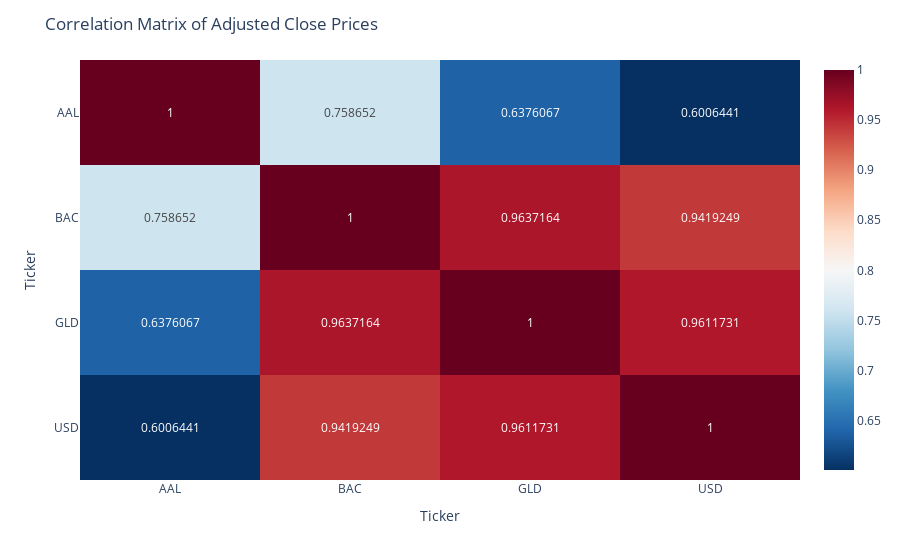

The cell this chart's notebook holds for it:
### Code cell
corr = ex_df.corr()
# fig = px.imshow(ex_df,
                
fig = px.imshow(corr, text_auto=True, aspect="auto", color_continuous_scale='RdBu_r')
fig.update_layout(title='Correlation Matrix of Adjusted Close Prices')
fig.show()

### Figure 1 — Plotly figure (JSON) as saved in the notebook; plotly's stock layout.template omitted (floating-point values rounded to 4 significant figures)
{"data": [{"coloraxis": "coloraxis", "hovertemplate": "Ticker: %{x}<br>Ticker: %{y}<br>color: %{z}<extra></extra>", "name": "0", "texttemplate": "%{z}", "type": "heatmap", "x": ["AAL", "BAC", "GLD", "USD"], "xaxis": "x", "y": ["AAL", "BAC", "GLD", "USD"], "yaxis": "y", "z": [[1, 0.7587, 0.6376, 0.6006], [0.7587, 1, 0.9637, 0.9419], [0.6376, 0.9637, 1, 0.9612], [0.6006, 0.9419, 0.9612, 1]]}], "layout": {"coloraxis": {"colorscale": [[0, "rgb(5,48,97)"], [0.1, "rgb(33,102,172)"], [0.2, "rgb(67,147,195)"], [0.3, "rgb(146,197,222)"], [0.4, "rgb(209,229,240)"], [0.5, "rgb(247,247,247)"], [0.6, "rgb(253,219,199)"], [0.7, "rgb(244,165,130)"], [0.8, "rgb(214,96,77)"], [0.9, "rgb(178,24,43)"], [1, "rgb(103,0,31)"]]}, "margin": {"t": 60}, "title": {"text": "Correlation Matrix of Adjusted Close Prices"}, "xaxis": {"anchor": "y", "domain": [0, 1], "title": {"text": "Ticker"}}, "yaxis": {"anchor": "x", "autorange": "reversed", "domain": [0, 1], "title": {"text": "Ticker"}}}}
